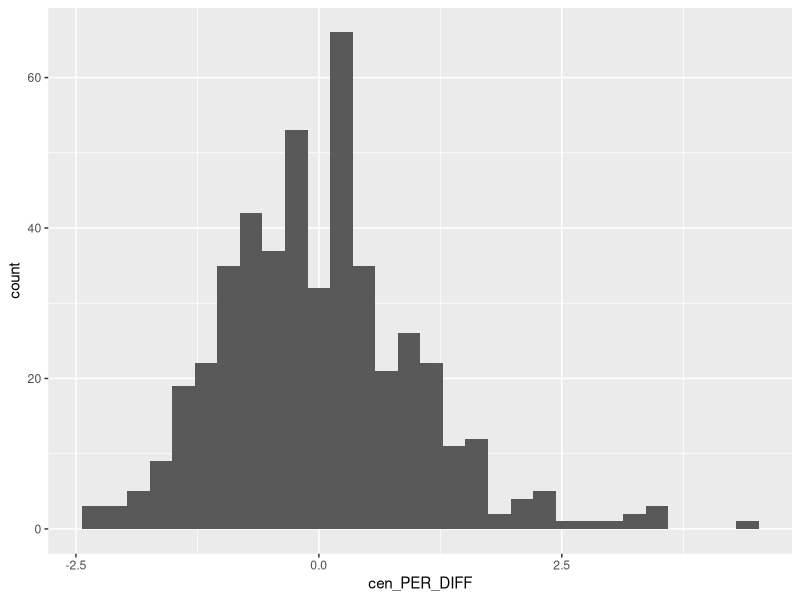
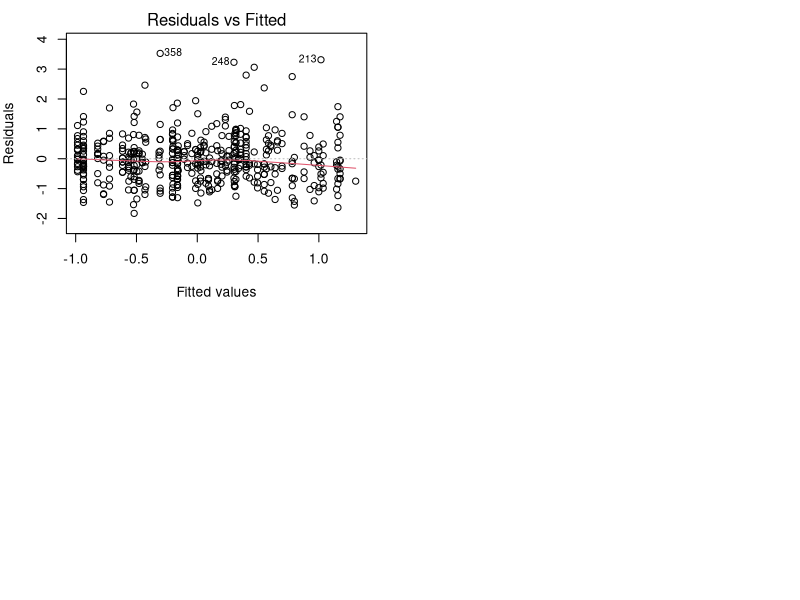

R code for these plots, in order: (Note: this script raises an error after producing the figures.)
## ---- chunk 1
knitr::opts_chunk$set(echo = TRUE)
## ---- chunk 2
library(tidyverse)
library(lme4)
## ---- chunk 3
d20 <- 
  read.csv("TAYSR_2020_ALL.csv")
d20$COMP <- factor(d20$COMP)
d20$COMPGAP <- factor(d20$COMPGAP)
d20$TRT <- factor(d20$TRT)
d20$SPP <- factor(d20$SPP)
d20$P.NP <- factor(d20$P.NP)
d20

treatments <- data.frame(TRT = c("M", "MH", "MBB", "BB"), 
                         Treatment = c("Mastication only", 
                                       "Mastication + herbicide", 
                                       "Mastication + burn", 
                                       "Burn only" ))

d20 <- left_join(d20, treatments)

d20
## ---- chunk 4
center <- function(x) {
  (x - mean(x))/ sd(x)
}
## ---- chunk 5
d20$cen_PER_DIFF <- center(d20$PER_DIFF)
ggplot(d20) + geom_histogram(aes(x = cen_PER_DIFF))
## ---- chunk 6
d20_lm <- lm(cen_PER_DIFF ~ TRT*SPP + COMPGAP, data = d20)

op <- par(mfrow = c(2, 2), mar = c(4, 4, 2, 2))
plot(d20_lm, which = c(1))
plot(d20$TRT, resid(d20_lm), xlab = "TRT", ylab = "Residuals")
plot(d20$SPP, resid(d20_lm), xlab = "SPP", ylab = "Residuals")
plot(d20$COMPGAP, resid(d20_lm), xlab = "COMPGAP", ylab = "Residuals")
par(op)

ggplot() + geom_histogram(aes(x = resid(d20_lm)))

#don't know if there's much to gain from this figure since they're all categorical variables
Z <- cbind(d20$PER_DIFF, d20$TRT, d20$SPP, d20$COMPGAP)
colnames(Z) <- c("PER_DIFF", "TRT", "SPP", "COMPGAP")
#pairs(Z, lower.panel = panel.smooth, upper.panel = panel.cor, diag.panel = panel.hist)


shapiro.test(residuals(d20_lm))
car::leveneTest(PER_DIFF ~ TRT, data = d20)
summary(d20_lm)
## ---- chunk 7
d20_cln <- d20[-c(358, 329, 248, 213, 172, 92, 5, 2, 401, 424, 374, 87, 96, 253, 194),]
d20_cln_lm <- lm(PER_DIFF ~ TRT*SPP + COMPGAP, data = d20_cln)

op <- par(mfrow = c(2, 2), mar = c(4, 4, 2, 2))
plot(fitted(d20_cln_lm), rstandard(d20_cln_lm), xlab = "Fitted values", ylab = "Standardized residuals")
plot(d20_cln$TRT, rstandard(d20_cln_lm), xlab = "TRT", ylab = "Standardized residuals")
plot(d20_cln$SPP, rstandard(d20_cln_lm), xlab = "SPP", ylab = "Standardized residuals")
plot(d20_cln$COMPGAP, rstandard(d20_cln_lm), xlab = "COMPGAP", ylab = "Standardized residuals")
par(op)

ggplot() + geom_histogram(aes(x = rstandard(d20_cln_lm)))

op <- par(mfrow = c(2, 2), mar = c(4, 4, 2, 2))
plot(d20_cln_lm)
par(op)


shapiro.test(residuals(d20_cln_lm))
car::leveneTest(PER_DIFF ~ TRT, data = d20_cln)

summary(d20_cln_lm)
drop1(d20_cln_lm, test = "F")
anova(d20_cln_lm)

## ---- chunk 8
d20_TRT_mean <- d20_cln %>% 
  group_by(Treatment) %>% 
  summarise(mean = mean(PER_DIFF))


d20_TRTSPP_mean <- d20_cln %>% 
  group_by(Treatment, SPP) %>% 
  summarise(mean = mean(PER_DIFF))
d20_TRTSPP_mean$Species <- d20_TRTSPP_mean$SPP

ggplot() + 
  geom_boxplot(data = d20_cln, aes(x = reorder(Treatment, -PER_DIFF, FUN = median), y = PER_DIFF), outlier.fill = NULL) + 
  #geom_point(data = d20_TRT_mean, aes(x = Treatment, y = mean), col = "red", pch = 3, size = 2) + 
  labs(x = "Treatment", 
       y = "Percent difference [%]") + 
  geom_line(data = d20_TRTSPP_mean, aes(x = Treatment, y = mean, group = Species, colour = Species)) + 
  geom_point(data = d20_TRTSPP_mean, aes(x = Treatment, y = mean, colour = Species), size = 0.8)
## ---- chunk 9
d20_SPP_mean <- d20_cln %>% 
  group_by(SPP) %>% 
  summarise(mean = mean(PER_DIFF))
d20_SPP_mean$Species <- d20_SPP_mean$SPP

d20_cln$Species <- d20_cln$SPP

ggplot(d20_cln) + 
  geom_boxplot(aes(x = reorder(Species, PER_DIFF, FUN = median), y = PER_DIFF, fill = Species)) + 
  geom_point(data = d20_SPP_mean, aes(x = Species, y = mean), col = "red", pch = 3, size = 2) + 
  labs(x = "Species", 
       y = "Percent difference [%]") + 
  theme(legend.position = "none")
## ---- chunk 10
ggplot() + 
  geom_boxplot(data = d20_cln, aes(reorder(Treatment, -PER_DIFF, FUN = median), y = PER_DIFF)) + 
  geom_point(data = d20_TRT_mean, aes(x = Treatment, y = mean), col = "red", pch = 3, size = 2) + 
  labs(x = "Treatment", 
       y = "Percent difference [%]")
## ---- chunk 11
DB_mean <- d20_cln %>% 
  group_by(TRT, P.NP) %>% 
  summarise(DB = mean(DEAD_BRANCHES))

ggplot(d20_cln) + 
  geom_boxplot(aes(x = TRT, y = DEAD_BRANCHES, col = P.NP))
## ---- chunk 12
# d18 <- read.csv('TAYSR_2018_ALL.csv')
# d18$CGT <- paste(d18$COMPGAP, d18$TREE., sep = "")
# 
# d13 <- read.csv('TAYSR_2013_ALL.csv')
# d13$CGT <- paste(d13$COMPGAP, d13$TREE., sep = "")
# 
# d20$CGT <- paste(d20$COMPGAP, d20$TREE., sep = "")
# 
# d.all <- left_join(x = d20, y = d18, by = c('CGT' = 'CGT')) %>% 
#   left_join(y = d13, by = c('CGT' = 'CGT')) %>% 
#   rename(c("DBH_20" = "DBH_IN", "DBH_18" = "DBH.x", "DBH_13" = "DBH.y"))
# d.all
# 
# write_excel_csv(d.all, path = "C:/Users/Rob/Desktop/d.all.csv")
## ---- chunk 13
d13 <- read.csv('TAYSR_2013_ALL.csv')
d18 <- read.csv('TAYSR_2018_ALL.csv')
plotsize_13_18 <- read.csv('plotsize_13_18.csv')
## ---- chunk 14
dBA13 <- 
  d13 %>% 
  mutate(BA = (pi*(DBH/24)^2)) %>%
  group_by(TRT, COMPGAP) %>% 
  summarise(sumBA = sum(BA)) %>% 
  left_join(plotsize_13_18) %>% 
  mutate(BA13_AC = sumBA/SIZE13_AC)

dBA18 <- 
  d18 %>% 
  mutate(BA = (pi*(DBH/24)^2)) %>%
  group_by(TRT, COMPGAP) %>% 
  summarise(sumBA = sum(BA)) %>% 
  left_join(plotsize_13_18) %>% 
  mutate(BA18_AC = sumBA/SIZE18_AC)

d13_18BA <- 
  dBA13 %>% left_join(dBA18, by = c("COMPGAP" = "COMPGAP")) %>% 
  mutate(BA13_18 = (BA18_AC - BA13_AC)/(BA13_AC*5)*100) %>% 
  select(TRT.x, COMPGAP, SIZE13_AC.x, SIZE18_AC.x, BA13_AC, BA18_AC, BA13_18)
colnames(d13_18BA) <- (c("TRT", "COMPGAP", "SIZE13_AC", "SIZE18_AC", "BA13_AC", "BA18_AC", "BA13_18"))
d13_18BA
## ---- chunk 15
ggplot(d13_18BA) + 
  geom_col(aes(x = TRT, y = BA13_18))
## ---- chunk 16
SBA_lm <- lm(BA13_18 ~ TRT, d13_18BA)
plot(SBA_lm)
SBA_aov <- aov(data = d13_18BA, formula = BA13_18 ~ TRT)
summary(SBA_aov)
TukeyHSD(SBA_aov)
